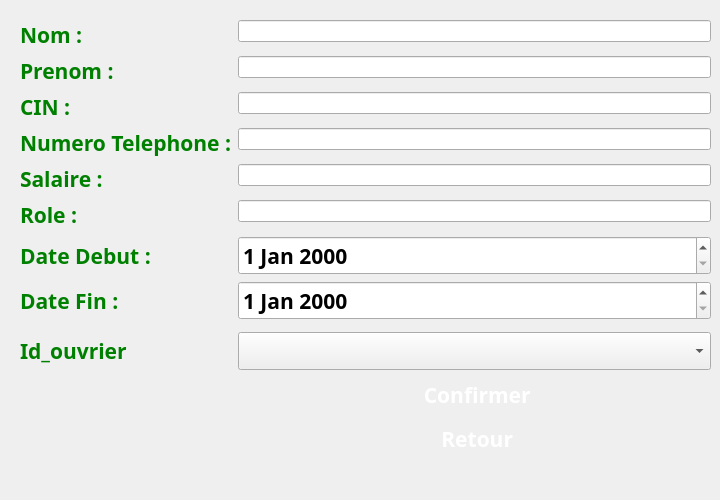
      <widget class="QWidget" name="page_16">
       <widget class="QWidget" name="layoutWidget_12">
        <property name="geometry">
         <rect>
          <x>20</x>
          <y>20</y>
          <width>691</width>
          <height>471</height>
         </rect>
        </property>
        <layout class="QFormLayout" name="formLayout_3">
         <item row="0" column="0">
          <widget class="QLabel" name="label_39">
           <property name="font">
            <font>
             <family>MV Boli</family>
             <pointsize>16</pointsize>
             <weight>75</weight>
             <bold>true</bold>
            </font>
           </property>
           <property name="styleSheet">
            <string notr="true">color:green;</string>
           </property>
           <property name="text">
            <string>Nom :</string>
           </property>
          </widget>
         </item>
         <item row="0" column="1">
          <widget class="QLineEdit" name="nom_2"/>
         </item>
         <item row="1" column="0">
          <widget class="QLabel" name="label_40">
           <property name="font">
            <font>
             <family>MV Boli</family>
             <pointsize>16</pointsize>
             <weight>75</weight>
             <bold>true</bold>
            </font>
           </property>
           <property name="styleSheet">
            <string notr="true">color:green;</string>
           </property>
           <property name="text">
            <string>Prenom :</string>
           </property>
          </widget>
         </item>
         <item row="1" column="1">
          <widget class="QLineEdit" name="prenom_2"/>
         </item>
         <item row="2" column="0">
          <widget class="QLabel" name="label_41">
           <property name="font">
            <font>
             <family>MV Boli</family>
             <pointsize>16</pointsize>
             <weight>75</weight>
             <bold>true</bold>
            </font>
           </property>
           <property name="styleSheet">
            <string notr="true">color:green;</string>
           </property>
           <property name="text">
            <string>CIN :</string>
           </property>
          </widget>
         </item>
         <item row="2" column="1">
          <widget class="QLineEdit" name="cin_2"/>
         </item>
         <item row="3" column="0">
          <widget class="QLabel" name="label_42">
           <property name="font">
            <font>
             <family>MV Boli</family>
             <pointsize>16</pointsize>
             <weight>75</weight>
             <bold>true</bold>
            </font>
           </property>
           <property name="styleSheet">
            <string notr="true">color:green;</string>
           </property>
           <property name="text">
            <string>Numero Telephone :</string>
           </property>
          </widget>
         </item>
         <item row="3" column="1">
          <widget class="QLineEdit" name="num_2"/>
         </item>
         <item row="4" column="0">
          <widget class="QLabel" name="label_43">
           <property name="font">
            <font>
             <family>MV Boli</family>
             <pointsize>16</pointsize>
             <weight>75</weight>
             <bold>true</bold>
            </font>
           </property>
           <property name="styleSheet">
            <string notr="true">color:green;</string>
           </property>
           <property name="text">
            <string>Salaire :</string>
           </property>
          </widget>
         </item>
         <item row="4" column="1">
          <widget class="QLineEdit" name="salaire_2"/>
         </item>
         <item row="5" column="0">
          <widget class="QLabel" name="label_44">
           <property name="font">
            <font>
             <family>MV Boli</family>
             <pointsize>16</pointsize>
             <weight>75</weight>
             <bold>true</bold>
            </font>
           </property>
           <property name="styleSheet">
            <string notr="true">color:green;</string>
           </property>
           <property name="text">
            <string>Role :</string>
           </property>
          </widget>
         </item>
         <item row="5" column="1">
          <widget class="QLineEdit" name="role_9"/>
         </item>
         <item row="6" column="0">
          <widget class="QLabel" name="label_45">
           <property name="font">
            <font>
             <family>MV Boli</family>
             <pointsize>16</pointsize>
             <weight>75</weight>
             <bold>true</bold>
            </font>
           </property>
           <property name="styleSheet">
            <string notr="true">color:green;</string>
           </property>
           <property name="text">
            <string>Date Debut :</string>
           </property>
          </widget>
         </item>
         <item row="6" column="1">
          <widget class="QDateEdit" name="dbt_2">
           <property name="font">
            <font>
             <family>MV Boli</family>
             <pointsize>16</pointsize>
             <weight>75</weight>
             <bold>true</bold>
            </font>
           </property>
          </widget>
         </item>
         <item row="8" column="0">
          <widget class="QLabel" name="label_46">
           <property name="font">
            <font>
             <family>MV Boli</family>
             <pointsize>16</pointsize>
             <weight>75</weight>
             <bold>true</bold>
            </font>
           </property>
           <property name="styleSheet">
            <string notr="true">color:green;</string>
           </property>
           <property name="text">
            <string>Date Fin :</string>
           </property>
          </widget>
         </item>
         <item row="8" column="1">
          <widget class="QDateEdit" name="dbf_2">
           <property name="font">
            <font>
             <family>MV Boli</family>
             <pointsize>16</pointsize>
             <weight>75</weight>
             <bold>true</bold>
            </font>
           </property>
          </widget>
         </item>
         <item row="9" column="1">
          <layout class="QHBoxLayout" name="horizontalLayout_18"/>
         </item>
         <item row="11" column="1">
          <widget class="QPushButton" name="pushButton_58">
           <property name="font">
            <font>
             <family>MV Boli</family>
             <pointsize>16</pointsize>
             <weight>75</weight>
             <bold>true</bold>
            </font>
           </property>
           <property name="styleSheet">
            <string notr="true">color:white;</string>
           </property>
           <property name="text">
            <string> Confirmer</string>
           </property>
           <property name="icon">
            <iconset resource="resources.qrc">
             <normaloff>:/img/resources/yes.png</normaloff>:/img/resources/yes.png</iconset>
           </property>
           <property name="flat">
            <bool>true</bool>
           </property>
          </widget>
         </item>
         <item row="12" column="1">
          <widget class="QPushButton" name="pushButton_59">
           <property name="font">
            <font>
             <family>MV Boli</family>
             <pointsize>16</pointsize>
             <weight>75</weight>
             <bold>true</bold>
            </font>
           </property>
           <property name="styleSheet">
            <string notr="true">color:white;</string>
           </property>
           <property name="text">
            <string> Retour</string>
           </property>
           <property name="icon">
            <iconset resource="resources.qrc">
             <normaloff>:/img/resources/cancel.png</normaloff>:/img/resources/cancel.png</iconset>
           </property>
           <property name="flat">
            <bool>true</bool>
           </property>
          </widget>
         </item>
         <item row="10" column="1">
          <widget class="QComboBox" name="id_ouvrier_2">
           <property name="font">
            <font>
             <family>MV Boli</family>
             <pointsize>16</pointsize>
             <weight>75</weight>
             <bold>true</bold>
            </font>
           </property>
          </widget>
         </item>
         <item row="10" column="0">
          <widget class="QLabel" name="label_48">
           <property name="font">
            <font>
             <family>MV Boli</family>
             <pointsize>16</pointsize>
             <weight>75</weight>
             <bold>true</bold>
            </font>
           </property>
           <property name="styleSheet">
            <string notr="true">color:green;</string>
           </property>
           <property name="text">
            <string>Id_ouvrier</string>
           </property>
          </widget>
         </item>
        </layout>
       </widget>
      </widget>
